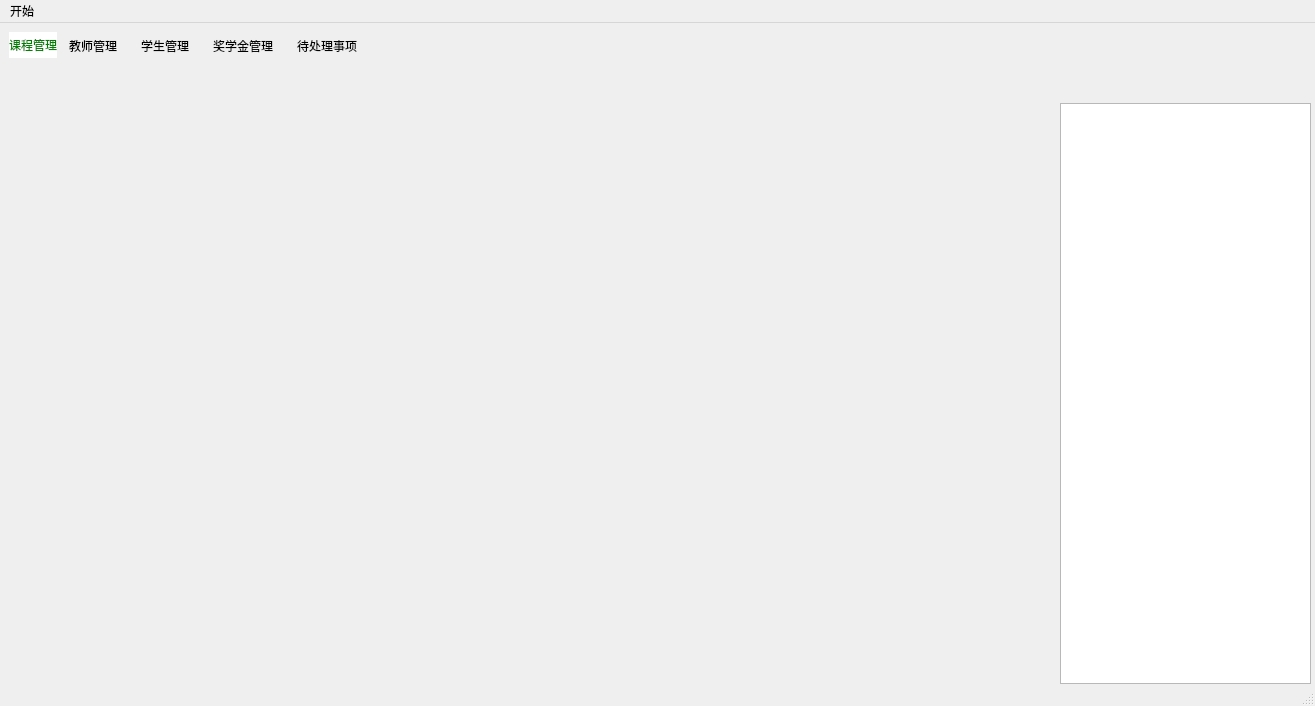
<?xml version="1.0" encoding="UTF-8"?>
<ui version="4.0">
 <class>AdminWindow</class>
 <widget class="QMainWindow" name="AdminWindow">
  <property name="geometry">
   <rect>
    <x>0</x>
    <y>0</y>
    <width>1315</width>
    <height>706</height>
   </rect>
  </property>
  <property name="focusPolicy">
   <enum>Qt::ClickFocus</enum>
  </property>
  <property name="windowTitle">
   <string>Potato Minus——管理员</string>
  </property>
  <widget class="QWidget" name="centralwidget">
   <widget class="QTabWidget" name="tabWidget">
    <property name="geometry">
     <rect>
      <x>9</x>
      <y>9</y>
      <width>1051</width>
      <height>671</height>
     </rect>
    </property>
    <property name="styleSheet">
     <string notr="true">QTabWidget::pane{
	border:none;
}
QTabWidget::tab-bar{
        alignment:left;
}
QTabBar::tab{
	background:transparent;
	color:black;
	min-width:30ex;
	min-height:10ex;
}
QTabBar::tab:hover{
	background:rgb(255, 255, 255, 100);
}
QTabBar::tab:selected{
	border-color: white;
	background:white;
	color:green;
}</string>
    </property>
    <property name="currentIndex">
     <number>0</number>
    </property>
    <widget class="QWidget" name="tab">
     <attribute name="title">
      <string>课程管理</string>
     </attribute>
    </widget>
    <widget class="QWidget" name="tab_2">
     <attribute name="title">
      <string>教师管理</string>
     </attribute>
    </widget>
    <widget class="QWidget" name="tab_3">
     <attribute name="title">
      <string>学生管理</string>
     </attribute>
    </widget>
    <widget class="QWidget" name="tab_5">
     <attribute name="title">
      <string>奖学金管理</string>
     </attribute>
    </widget>
    <widget class="QWidget" name="tab_4">
     <attribute name="title">
      <string>待处理事项</string>
     </attribute>
    </widget>
   </widget>
   <widget class="QLabel" name="label">
    <property name="geometry">
     <rect>
      <x>1060</x>
      <y>0</y>
      <width>251</width>
      <height>81</height>
     </rect>
    </property>
    <property name="styleSheet">
     <string notr="true">border-image: url(:/SIM_System_Pics/resources/logo3.jpg);</string>
    </property>
    <property name="text">
     <string/>
    </property>
   </widget>
   <widget class="QTextBrowser" name="textBrowser">
    <property name="geometry">
     <rect>
      <x>1060</x>
      <y>80</y>
      <width>251</width>
      <height>581</height>
     </rect>
    </property>
   </widget>
  </widget>
  <widget class="QMenuBar" name="menubar">
   <property name="geometry">
    <rect>
     <x>0</x>
     <y>0</y>
     <width>1315</width>
     <height>25</height>
    </rect>
   </property>
   <widget class="QMenu" name="menu">
    <property name="title">
     <string>开始</string>
    </property>
    <addaction name="actionLoadClassFromWeb"/>
   </widget>
   <addaction name="menu"/>
  </widget>
  <widget class="QStatusBar" name="statusbar"/>
  <action name="actionLoadClassFromWeb">
   <property name="text">
    <string>导入课程</string>
   </property>
  </action>
 </widget>
 <resources/>
 <connections/>
</ui>
